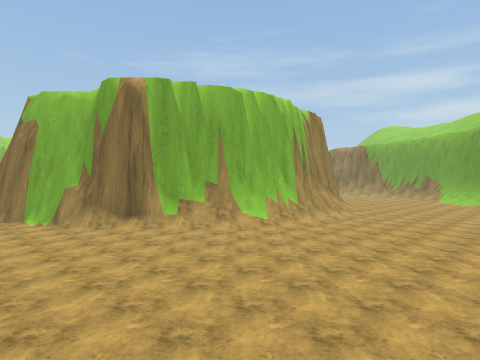
view 1 (above)

19 first-person views from a walk through a scene from a Unity 3-D project. The camera is 1.5 m above the floor, looks level and sees 75° across. The floor is counted in squares, 2 m on a side. Each view is taken from the middle of a square. On the plan, view 1 faces up. The plan holds only what a view shows up to about 10 squares ahead; the rest is blank. The place goes on beyond the plan. Some animated figures are left out.

view 2
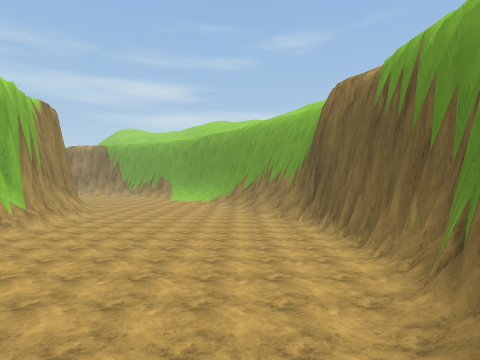

view 3
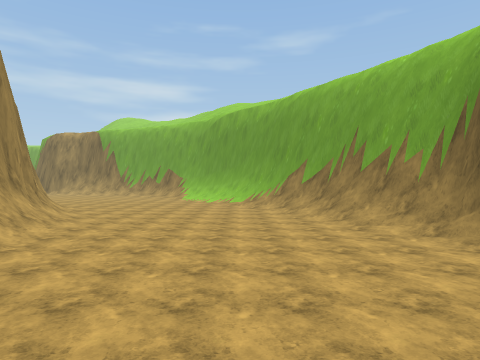

view 4
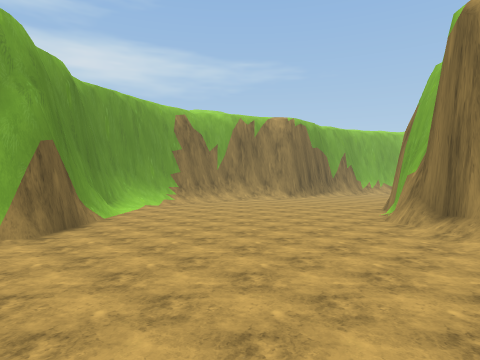

view 5
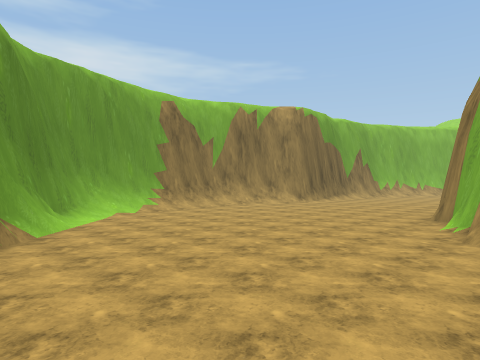

view 6
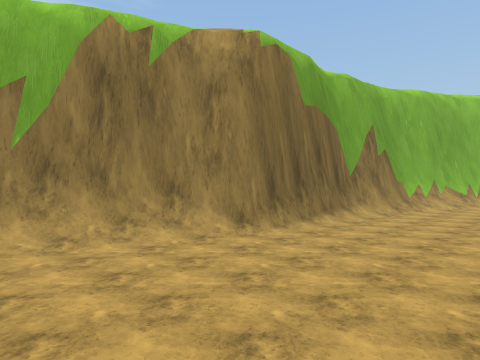

view 7
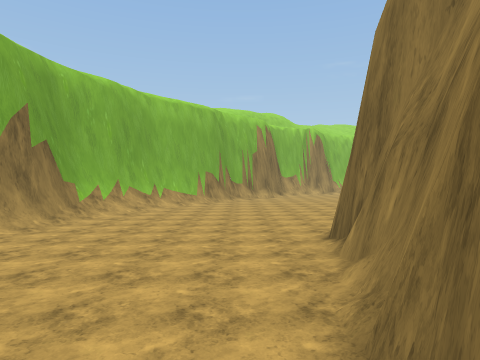

view 8
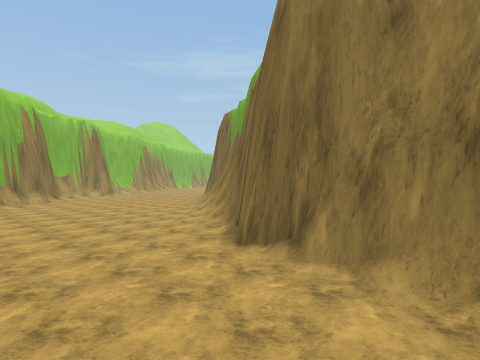

view 9
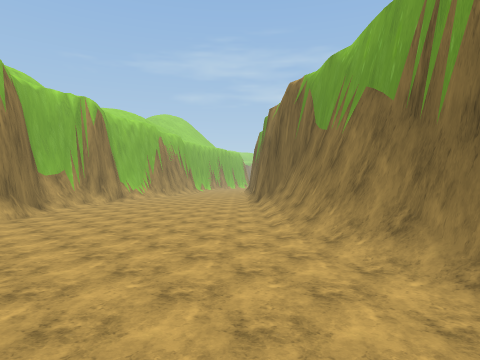

view 10
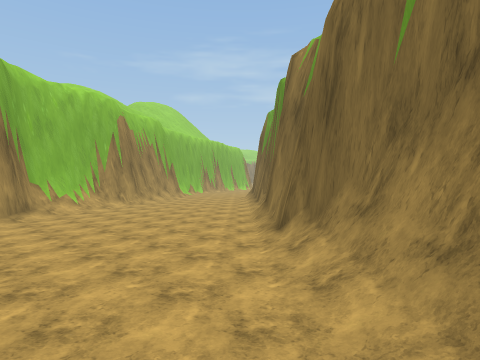

view 11
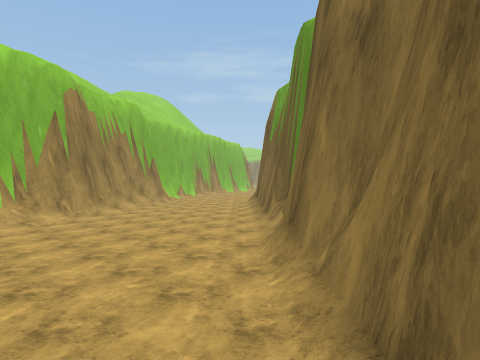

view 12
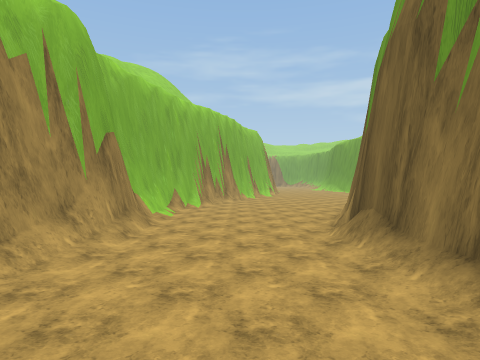

view 13
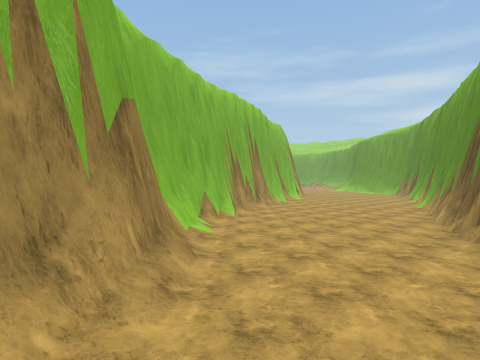

view 14
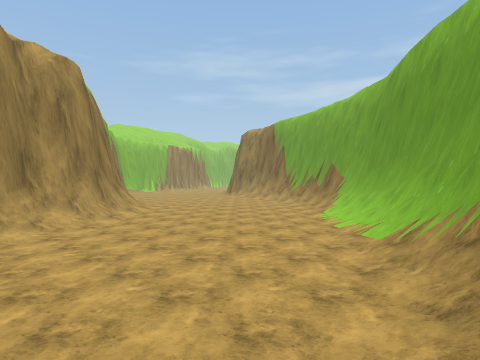

view 15
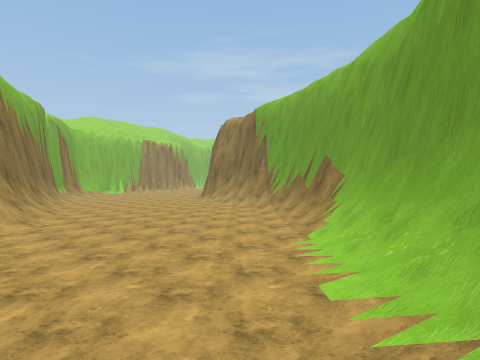

view 16
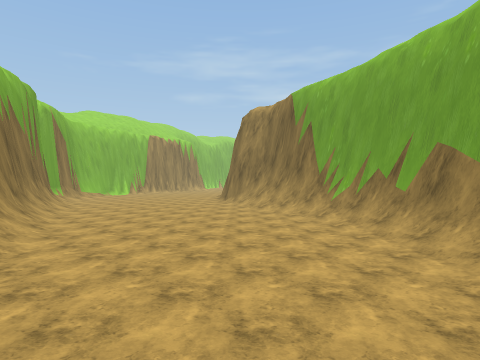

view 17
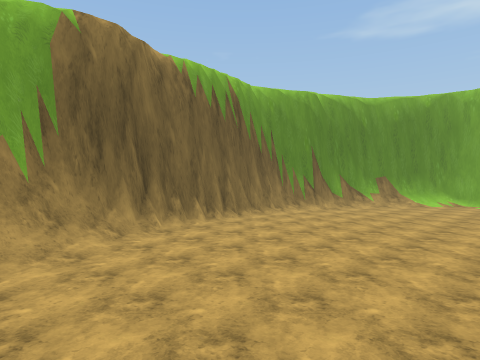

view 18
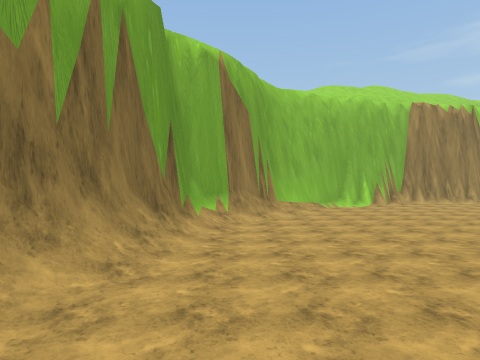

view 19
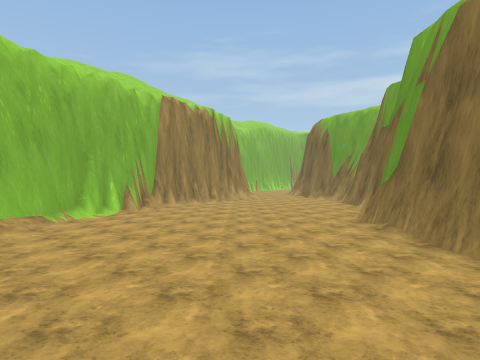

### Floor plan
Key: @ floor where view 1 was taken; # wall or solid block; . main floor; : floor 0.25 m higher than the main floor; / step, stairs or slope.
Columns run from 16 left of view 1 to 10 right of it. Each row starts with its distance up from view 1.
 38    ##....#
 37    #.....#
 36   ##....##
 35   #.....#
 34   #....##
 33   #....#
 32   #...:#
 31   #...##         ##/....#
 30   #...#          #/.....#
 29   #...#          #......#
 28   #...#         ##.....
 27  ##...#         #/.....#
 26  #....#         #/.....#
 25 ##....#         #/.....#
 24 #/....#         #/.....#
 23 #/....#         ##.....#
 22 #/....#          #.....##
 21 #.....#          #/..../##
 20 #.....#          ##...../#
 19 #.....##          #...../#
 18 #/..../#          ##.....##
 17 #/..../#           #/..../#
 16  /..../#           #/..../#
 15   ..../#           ##..../#
 14  #.....#            #..../#
 13  #.....#           ##..../#
 12  #.....##          #/..../#
 11  ##.....#          #/....##
 10  ##.....##        ##.....#
  9   ##.....##      ##/..../#
  8    #/.....###  ###/...../#
  7    ##/......####//...../##
  6     ##/................/#
  5      #/................##
  4      ##................#
  3       #/..............##
  2       ##/............##
  1        ###/####.....##
  0          ###  ##@/###
 -1                  ##

Positions as (right, up) in squares from view 1, and headings:
1: (0, 0), facing up
2: (0, 0), facing up-right
3: (2, 4), facing up-right
4: (2, 4), facing left
5: (0, 4), facing left
6: (-6, 6), facing left
7: (-7, 8), facing up-left
8: (-9, 8), facing up
9: (-11, 12), facing up
10: (-11, 17), facing up
11: (-11, 20), facing up
12: (-12, 26), facing up
13: (-13, 28), facing up
14: (7, 7), facing up
15: (8, 10), facing up
16: (7, 12), facing up
17: (5, 9), facing down
18: (5, 19), facing up-left
19: (4, 21), facing up
